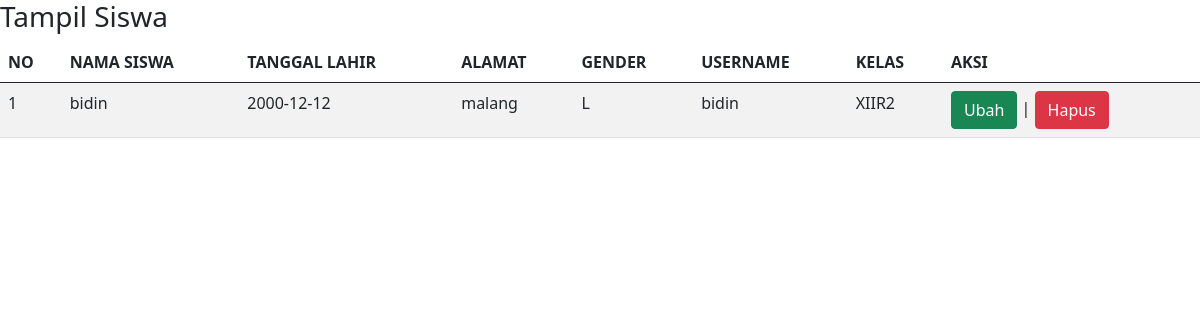
The app's page /tampil_siswa.php with its own data.
### tables this page shows
CREATE TABLE `siswa` (
  `id_siswa` int(11) NOT NULL,
  `nama_siswa` varchar(100) NOT NULL,
  `tanggal_lahir` date NOT NULL,
  `gender` enum('L','P') NOT NULL,
  `alamat` text DEFAULT NULL,
  `username` varchar(255) DEFAULT NULL,
  `password` varchar(255) DEFAULT NULL,
  `id_kelas` int(11) NOT NULL
);

CREATE TABLE `kelas` (
  `id_kelas` int(11) NOT NULL,
  `nama_kelas` varchar(20) NOT NULL,
  `kelompok` varchar(20) NOT NULL
);

### tampil_siswa.php (the view, shortened to what this page needs)
<!DOCTYPE html>
<html>
<head>
    <link href="https://cdn.jsdelivr.net/npm/bootstrap@5.0.1/dist/css/bootstrap.min.css" rel="stylesheet">
</head>
<body>
    <h3>Tampil Siswa</h3>
    <table class="table table-hover table-striped">
        <thead>
            <tr>
                <th>NO</th><th>NAMA SISWA</th><th>TANGGAL LAHIR</th>
    <th>ALAMAT</th><th>GENDER</th>
    <th>USERNAME</th><th>KELAS</th><th>AKSI</th>
            </tr>
        </thead>
        <tbody>
            <?php
            include "Koneksi.php";
$qry_siswa=mysqli_query($conn,"select * from siswa join kelas on kelas.id_kelas=siswa.id_kelas");
            $no=0;
            while($data_siswa=mysqli_fetch_array($qry_siswa)){
            $no++;?>
            <tr>
                  <td><?=$no?></td><td><?=$data_siswa['nama_siswa']?></td>
                  <td><?=$data_siswa['tanggal_lahir']?></td>
                  <td><?=$data_siswa['alamat']?></td>
                  <td><?=$data_siswa['gender']?></td>
                  <td><?=$data_siswa['username']?></td>
                  <td><?=$data_siswa['nama_kelas']?></td>
                  <td><a href="ubah_siswa.php?id_siswa=<?=$data_siswa['id_siswa']?>"
                  class="btn btn-success">Ubah</a> | <a href="hapus.php?id_siswa=<?=$data_siswa['id_siswa']?>" onclick="return confirm('Apakah anda yakin menghapus data ini?')"
                  class="btn btn-danger">Hapus</a></td>
            </tr>
            <?php
            }
            ?>
        </tbody>
    </table>
</body>
</html>

### records on screen
siswa: nama_siswa "bidin", tanggal_lahir "2000-12-12", alamat "malang", gender "L", username "bidin", id_kelas.nama_kelas "XIIR2"
